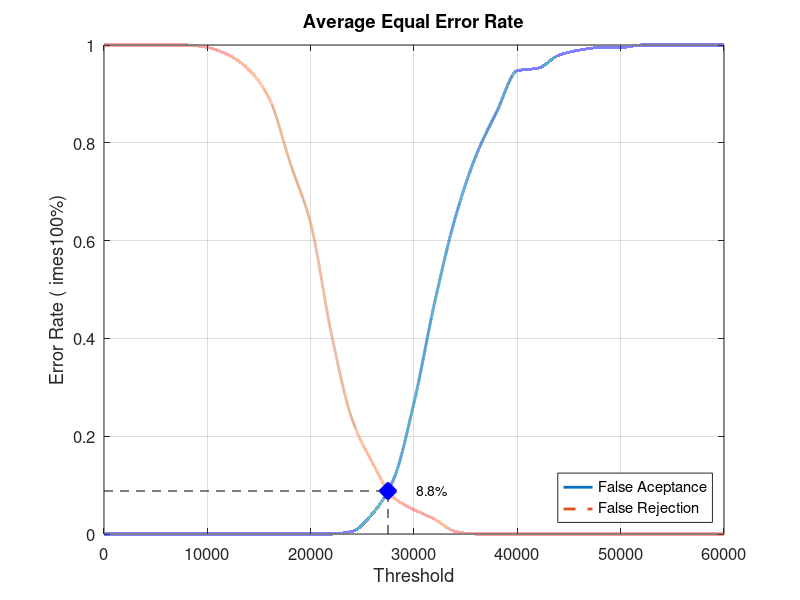
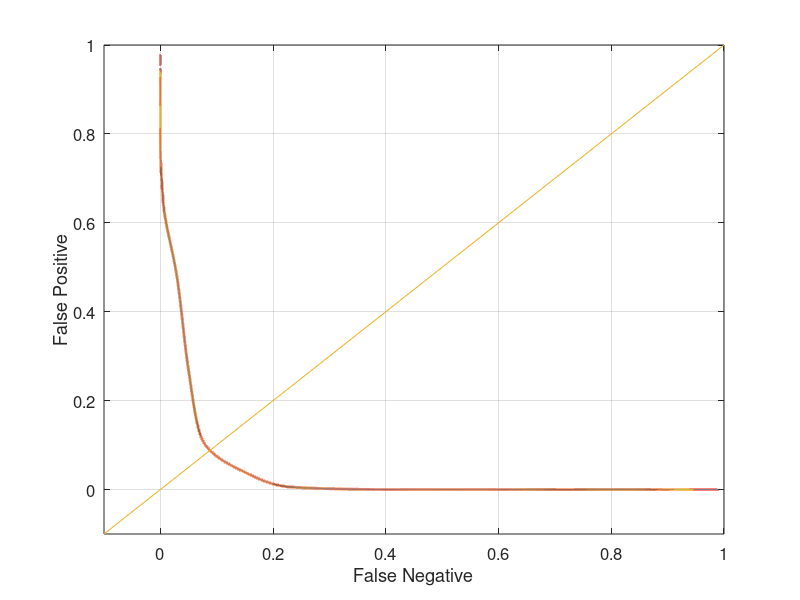

MATLAB code to generate these figures, in order:
close all;
clear;
clc;
x = 0:2000:60000;
xq = 0:0.5:60000;

y0 = [0 0 0 0 0 0 0 0 0 0 0 0 0.00526316 0.0421053 0.110526 0.268421 0.473684 0.647368 0.773684 0.863158 0.947368 0.952632 0.978947 0.989474 0.994737 0.994737 1 1 1 1 1]
yy0 = interp1(x, y0, xq, 'pchip');
y1 = [1 1 1 1 1 0.995 0.98 0.95 0.89 0.76 0.635 0.41 0.235 0.145 0.075 0.05 0.03 0.005 0 0 0 0 0 0 0 0 0 0 0 0 0]
yy1 = interp1(x, y1, xq, 'pchip');

% Calculating EER: 
y2 = abs(y0 - y1);
find(y2 == min(y2))
yy2 = abs(yy0 - yy1);
xEER = find(yy2 == min(yy2));
xEERIndex = xq(xEER) % X-axis EER
yEER = yy0(xEER) % Y-axis EER

main = figure
plot(xq, yy0,'-','LineWidth', 2);	hold on
plot(xq, yy1,'--','LineWidth', 2);	hold on
plot([xEERIndex xEERIndex], [0 yEER], 'k--');	hold on
plot([0 xEERIndex], [yEER yEER], 'k--');	hold on
plot(xEERIndex, yEER, 'bx', 'LineWidth', 10);	hold on
text(xEERIndex + 10 * xEERIndex / 100, yEER, [num2str(round((10000 * yEER)) / 100) '%'])
legend('False Aceptance', 'False Rejection', 'Location', 'SouthEast')
xlabel('Threshold')
ylabel('Error Rate (	imes100%)')
title('Average Equal Error Rate')
set(gca, 'FontSize', 12)
axis([0 60000 0 1])
grid on

print(main, 'Database2_2Main', '-dpng');
FNRxFPR = figure('Color', [1 1 1]);
plot(yy1, yy0, '-', yy1, yy0, 'LineWidth', 2);
hold on
y = -0.1:0.1:1
plot(y, y); 
set(gca, 'FontSize', 12)
xlabel('False Negative')
ylabel('False Positive')
axis([-0.1 1 -0.1 1])
set(gca, 'FontSize', 12)
grid on

print(FNRxFPR, 'Database2_2FNRxFPR','-dpng');
